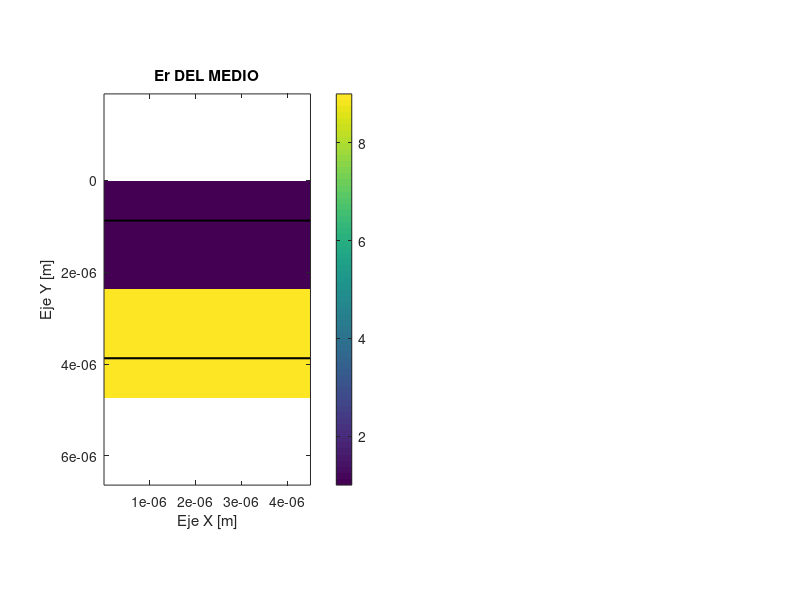

Source code (MATLAB): (Note: this script raises an error after producing the figure.)
% Codigo para calcular la tramitancia y la refelctancia de una onda
% electromagnetica al cambiar de medio. 
% Este codigo solo funciona para incidencia normal y calculando E mode.


% INITIALIZE MATLAB
close all;
clc;
clear all;

% UNITS
degrees     = pi/180;
meters      = 1;
centimeters = 1e-2 * meters;
millimeters = 1e-3 * meters;
micrometers = 1e-6 * meters;
nanometers  = 1e-9 * meters;
inches      = 2.54 * centimeters;
feet        = 12 * inches;
seconds     = 1;
hertz       = 1/seconds;
kilohertz   = 1e3 * hertz;
megahertz   = 1e6 * hertz;
gigahertz   = 1e9 * hertz;
terahertz   = 1e12 * hertz;
petahertz   = 1e15 * hertz;

% CONSTANTS
e0 = 8.85418782e-12 * 1/meters;
u0 = 1.25663706e-6 * 1/meters;
N0 = sqrt(u0/e0);
c0 = 299792458 * meters/seconds;

%%%%%%%%%%%%%%%%%%%%%%%%%%%%%%%%%%%%%%%%%%%%%%%%%%%%%%%%%
%% DASHBOARD
%%%%%%%%%%%%%%%%%%%%%%%%%%%%%%%%%%%%%%%%%%%%%%%%%%%%%%%%%

% RANGE OF FRECUENCIES (EMPTY SPACE)
f1 = 400 * terahertz;
f2 = 400 * terahertz;
delta = 100 * terahertz;
values = f1:delta:f2;

% FOR SAVING IMPORTANT DATA
T = [];
R = [];

% DEFINE PLANE WAVE SOURCE PARAMETERS
for f0 = values
    theta = 0*degrees;
    lam0  = c0/f0;
    k0    = 2*pi/lam0;
    MODE  = 'E';
    
    % DEFINE DIFFRACTION GRATING PARAMETERS
    er1 = 1.0;
    er2 = 9.0;
    
    % DIMENSIONS OF THE GRID
    width  = lam0*6;
    height = lam0*6;
    
    % DEFINE FDFD PARAMETERS
    NRES   = 40;
    NPML   = [20 20];
    ermax  = max([real(er1) real(er2)]);
    nmax   = sqrt(ermax);
    
    %%%%%%%%%%%%%%%%%%%%%%%%%%%%%%%%%%%%%%%%%%%%%%%%%%%%%%%%%
    %% CALCULATE OPTIMIZED GRID
    %%%%%%%%%%%%%%%%%%%%%%%%%%%%%%%%%%%%%%%%%%%%%%%%%%%%%%%%%
    
    % GRID RESOLUTION
    dx = lam0/nmax/NRES;
    dy = lam0/nmax/NRES;
    
    % SNAP GRID TO CRITICAL DIMENSIONS
    nx = ceil(width/dx);
    dx = width/nx;
    
    ny = ceil(height/dy);
    dy = height/ny;
    
    % GRID SIZE
    Sx = width;
    Nx = ceil(Sx/dx);
    Sx = Nx*dx;
    
    Sy = height;
    Ny = NPML(1) + ceil(Sy/dy) + NPML(2);
    Sy = Ny*dy;
    
    % ZONE OF INTEGRATION (ZI) FOR R & T
    y_ref = round(Ny/2) - round(2*lam0/dy);
    y_trn = round(Ny/2) + round(2*lam0/dy);
    
    % 2X GRID
    Nx2 = 2*Nx;             dx2 = dx/2;
    Ny2 = 2*Ny;             dy2 = dy/2;
    
    % CALCULATE AXIS VECTORS
    xa = [1:Nx]*dx;
    ya = [1:Ny]*dy;
    [Y,X] = meshgrid(ya,xa);
    xa2 = [1:Nx2]*dx2;
    ya2 = [1:Ny2]*dy2;
    
    %%%%%%%%%%%%%%%%%%%%%%%%%%%%%%%%%%%%%%%%%%%%%%%%%%%%%%%%%
    %% BUILD GEOMETRY
    %%%%%%%%%%%%%%%%%%%%%%%%%%%%%%%%%%%%%%%%%%%%%%%%%%%%%%%%%
    
    % INITIALIZE TO AIR
    ER2 = er1*ones(Nx2,Ny2);
    UR2 = ones(Nx2,Ny2);
    
    
    % BUILD RECTANGLE INTO X2 GRID
    center_y = round(Ny2/2);
    
    % CHANGE ER
    ER2(:, center_y:end) = er2;
    
    % SHOW BOTH MEDIUMS AND ZI
    if length(values)==1
        subplot(121);
        imagesc(xa2,ya2,real(ER2).');
        axis equal tight;
        colorbar;
        xlabel('Eje X [m]');
        ylabel('Eje Y [m]');
        title('Er DEL MEDIO');
        hold on;
        y_ref_pos = ya(y_ref);   
        y_trn_pos = ya(y_trn);   
        line([min(xa2) max(xa2)], [y_ref_pos y_ref_pos], 'Color','k','LineWidth',1.5);
        line([min(xa2) max(xa2)], [y_trn_pos y_trn_pos], 'Color','k','LineWidth',1.5);
    hold off;
    end
    
    % INCORPORATE PML
    [ERxx,ERyy,ERzz,URxx,URyy,URzz] ...
                        = addupml2d(ER2,UR2,[0 0 NPML]);
    
    % DIAGONALIZE MATERIAL TENSORS
    ERxx = diag(sparse(ERxx(:)));
    ERyy = diag(sparse(ERyy(:)));
    ERzz = diag(sparse(ERzz(:)));
    URxx = diag(sparse(URxx(:)));
    URyy = diag(sparse(URyy(:)));
    URzz = diag(sparse(URzz(:)));
    
    %%%%%%%%%%%%%%%%%%%%%%%%%%%%%%%%%%%%%%%%%%%%%%%%%%%%%%%%%
    %% PERFORM FDFD ANALYSIS
    %%%%%%%%%%%%%%%%%%%%%%%%%%%%%%%%%%%%%%%%%%%%%%%%%%%%%%%%%
    
    % INCIDENT WAVE VECTOR
    nsrc  = sqrt(UR2(1,1)*ER2(1,1));
    kxinc = k0*nsrc*sin(theta);
    kyinc = k0*nsrc*cos(theta);
    kinc  = [ kxinc ; kyinc ];
    
    % BUILD DERIVATIVE MATRICES
    NS  = [Nx Ny];
    RES = [dx dy];
    BC  = [1 0];
    [DEX,DEY,DHX,DHY] = yeeder2d(NS,k0*RES,BC,kinc/k0);
            
    % BUILD WAVE MATRIX
    if MODE == 'E'
        A = DHX/URyy*DEX + DHY/URxx*DEY + ERzz;
    else
        A = DEX/ERyy*DHX + DEY/ERxx*DHY + URzz;
    end
    
    % CALCULATE SOURCE FIELD
    fsrc  = exp(-1i*(kxinc*X + kyinc*Y));
    
    % CALCULATE SCATTERED-FIELD MASKING MATRIX
    ny = NPML(1) + 2;
    Q  = zeros(Nx,Ny);
    Q(:,1:ny) = 1;
    Q  = diag(sparse(Q(:)));
    
    % CALCULATE SOURCE VECTOR
    b = (Q*A - A*Q)*fsrc(:);
    
    % SOLVE FOR FIELD
    f = A\b;
    f = reshape(f,Nx,Ny);
    
    % SHOW FIELD
    if length(values)==1
        subplot(122);
        pcolor(xa,ya,real(f).');
        shading interp;
        axis equal tight;
        set(gca,'YDir','reverse');
        caxis([-1 1]);
        colorbar;
        xlabel('Eje X [m]');
        ylabel('Eje Y [m]');
        title('R(Ez)');
    end
    
    %%%%%%%%%%%%%%%%%%%%%%%%%%%%%%%%%%%%%%%%%%%%%%%%%%%%%%%%%
    %% TRANSMITTANCE AND REFRECTANCE
    %%%%%%%%%%%%%%%%%%%%%%%%%%%%%%%%%%%%%%%%%%%%%%%%%%%%%%%%%
    
    % EXTRACT MATERIAL PROPERTIES IN EXTERNAL REGIONS
    urref = UR2(1,1);
    urtrn = UR2(1,Ny2);
    erref = ER2(1,1);
    ertrn = ER2(1,Ny2);
    nref  = sqrt(urref*erref);
    ntrn  = sqrt(urtrn*ertrn);
    
    % TOTAL, SOURCE AND SCATTERED FIELDS
    Ez_tot  = f;        
    Ez_inc  = fsrc;     
    Ez_scat = Ez_tot - Ez_inc;
    
    % PARTIAL DERIVATIVES OF Ez
    [Ezy_tot, Ezx_tot]   = gradient(Ez_tot, dy, dx); 
    [Ezy_inc, Ezx_inc]   = gradient(Ez_inc, dy, dx);
    [Ezy_scat,Ezx_scat]  = gradient(Ez_scat,dy, dx);
    
    %CALCULATE MAGNETIC FIELDS
    omega = 2*pi*f0;
    Hx_tot  = -(1./(1i*omega*u0)) .* Ezy_tot;
    Hx_inc  = -(1./(1i*omega*u0)) .* Ezy_inc;
    Hx_scat = -(1./(1i*omega*u0)) .* Ezy_scat;
    
    % POYTING FLUX IN EACH ZI
    Sy_inc_line  = 0.5*real( Ez_inc(:, y_ref)  .* conj(Hx_inc(:,  y_ref)/urref) );    %agrego los ur_xx de cada medio
    Sy_ref_line  = 0.5*real( Ez_scat(:,y_ref)  .* conj(Hx_scat(:, y_ref)/urref) );
    Sy_trn_line  = 0.5*real( Ez_tot(:, y_trn)  .* conj(Hx_tot(:,  y_trn)/urtrn) );
    
    % POWER
    P_inc = trapz(xa, Sy_inc_line);          
    P_ref = -trapz(xa, Sy_ref_line);         
    P_trn =  trapz(xa, Sy_trn_line);  
    
    % TRANSMITTANCE AND REFRECTANCE
    r = real(P_ref / P_inc);
    t = real(P_trn / P_inc);
    
    R(end+1) = r;
    T(end+1) = t;

    fprintf('Reflectancia  R = %.4f\n', r);
    fprintf('Transmitancia T = %.4f\n', t);
    fprintf('Verifico R+T = %.4f\n', r+t); 

end 

%%%%%%%%%%%%%%%%%%%%%%%%%%%%%%%%%%%%%%%%%%%%%%%%%%%%%%%%%
%% PLOT TRANSMITTANCE AND REFRECTANCE
%%%%%%%%%%%%%%%%%%%%%%%%%%%%%%%%%%%%%%%%%%%%%%%%%%%%%%%%%
if length(values) ~= 1
    figure(1)
    plot(values, R, 'o-', 'LineWidth', 2); hold on;
    plot(values, T, 'o-', 'LineWidth', 2);
    xlabel('Frecuencia [Hz]');      
    ylabel('Coeficientes de Potencia'); 
    title('Reflectancia y Transmittancia vs Frecuencia');
    grid on;
    ylim([0 1.5]);
    legend({'R (Reflectancia)','T (Transmittancia)'}, 'Location','best');
end



